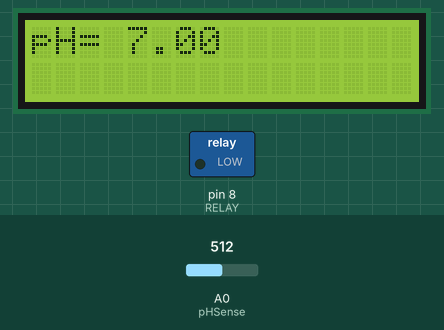
This sketch was run on a simulated Arduino Uno, built with avr-gcc and run on an emulated ATmega328P. Parts: 16×2 character LCD, switched loads named in the sketch (green lamp = pin HIGH). The test bench sets the inputs (shaded band); at power-on: A0 (pHSense) = 512. What the sketch prints to the serial monitor is not drawn.

Above: at 3.4 s.
At 6.4 s:
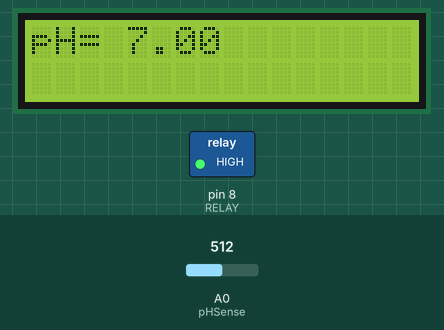
Timing chart, 0 to 7.9 s (numbered marks = the images above):
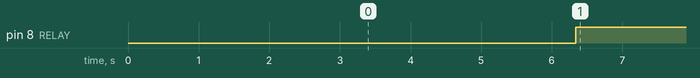

The sketch:

pH_sensor_code.ino
```cpp
#include <Arduino.h>
#include <Wire.h>
#include <LiquidCrystal_I2C.h>
#define RELAY 8

LiquidCrystal_I2C lcd(0x27,16,2);
int pHSense = A0;
int samples = 10;
float adc_resolution = 1024.0;

void setup()
{
  Serial.begin(9600);
  delay(100);

    lcd.init();
  lcd.init();

  lcd.backlight();
  pinMode(RELAY, OUTPUT);
}

float ph (float voltage) {
  return 7 + ((2.5 - voltage) / 0.18);
}

void loop () {
  int measurings=0;
  for (int i = 0; i < samples; i++)
  {
    measurings += analogRead(pHSense);
    delay(10);
  }
    float voltage = 5 / adc_resolution * measurings/samples;
    Serial.print("pH= ");
    Serial.println(ph(voltage));
    delay(3000);
    lcd.clear();
    lcd.print("pH= ");
    lcd.print(ph(voltage));
    delay(3000);

    if (ph(voltage) > 6) {         //pH value 6 is taken as a random value
    digitalWrite(RELAY, HIGH);
    delay(100);
  }
  else {
    digitalWrite(RELAY, LOW);
  }
}
```

Measured:
- by itself, pin 8 (RELAY): LOW → HIGH at 6.3 s
